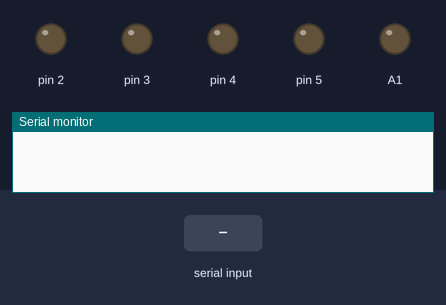
Simulated run of this sketch. Board: Arduino Mega 2560, built with avr-gcc and run on an emulated ATmega2560. On the bench: output pins drawn as LEDs (lit = HIGH), the last lines printed to the serial monitor. Inputs (shaded band) come from the test bench.

Above: at 1.2 s.
1.3 s: "F" received over the second serial link
At 2.4 s:
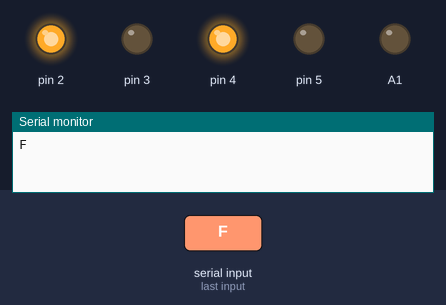
2.8 s: "B" received over the second serial link
At 3.6 s:
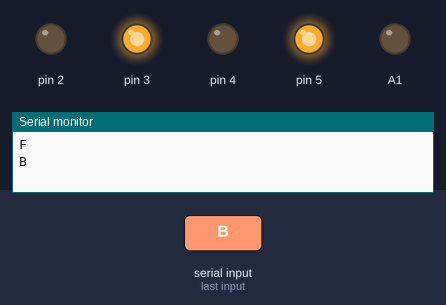
4.3 s: "L" received over the second serial link
At 4.7 s:
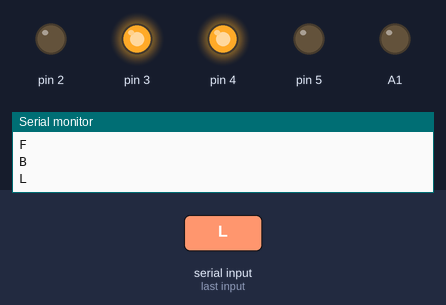
5.8 s: "R" received over the second serial link
At 7.0 s:
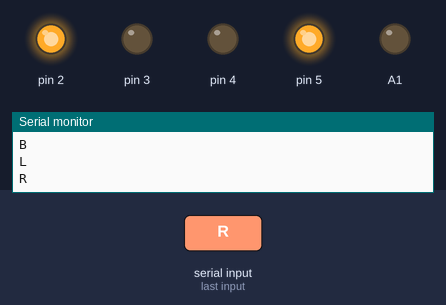
Timing chart, 0 to 8.3 s (numbered marks = the images above; inputs shaded):
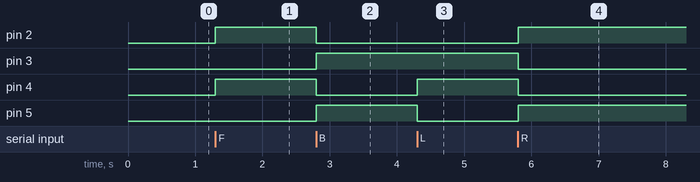

The sketch:

bluetooth_control.ino
```cpp
  char b;

void setup() {
  Serial.begin(9600);
  Serial1.begin(9600);
  pinMode(2,OUTPUT);
  pinMode(3,OUTPUT);
  pinMode(4,OUTPUT);
  pinMode(5,OUTPUT);
  pinMode(A1,OUTPUT);
  pinMode(A2,INPUT);


}

void loop() {
  // put your main code here, to run repeatedly:

  if(Serial1.available()){
    b = Serial1.read();
    Serial.println(b);
    if(b=='F'){
      forward();
    }
    else if(b=='B'){
      backword();
    }
    else if(b=='L'){
      right();
    }
    else if(b=='R'){
      left();
    }
    else {
      stops();
    }
  }


}

  void forward(){
    digitalWrite(2,HIGH);
    digitalWrite(3,LOW);
    digitalWrite(4,HIGH); // to slow down the speed in half 255/2 = 127
    digitalWrite(5,LOW);
}

void backword(){
    digitalWrite(2,LOW);
    digitalWrite(3,HIGH);
    digitalWrite(4,LOW);
    digitalWrite(5,HIGH);
}

void left(){
    digitalWrite(2,HIGH);
    digitalWrite(3,LOW);
    digitalWrite(4,LOW);
    digitalWrite(5,HIGH);
}

void right(){
    digitalWrite(2,LOW);
    digitalWrite(3,HIGH);
    digitalWrite(4,HIGH);
    digitalWrite(5,LOW);
}

void stops(){
    digitalWrite(2,LOW);
    digitalWrite(3,LOW);
    digitalWrite(4,LOW);
    digitalWrite(5,LOW);
}
```

Measured:
- after the input at 1.3 s, pin 2, pin 4: LOW → HIGH at once
- after the input at 2.8 s, pin 2, pin 4: HIGH → LOW at once; pin 3, pin 5: LOW → HIGH at once
- after the input at 4.3 s, pin 4: LOW → HIGH at once; pin 5: HIGH → LOW at once
- after the input at 5.8 s, pin 2, pin 5: LOW → HIGH at once; pin 3, pin 4: HIGH → LOW at once
